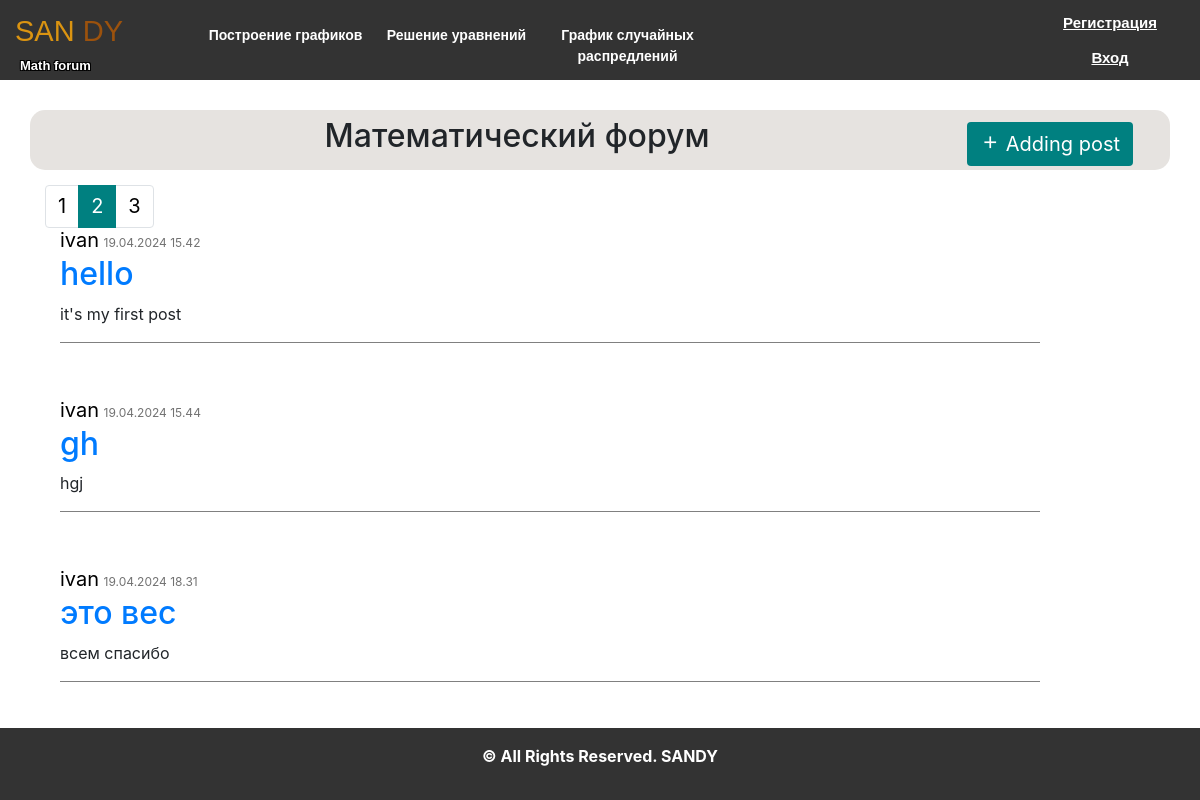
/forum?page=2, run on the app's committed database.
### data/post.py (models this page shows, shortened)
class Post(SqlAlchemyBase, SerializerMixin):
    __tablename__ = 'posts'
    id = sqlalchemy.Column(sqlalchemy.Integer, primary_key=True, autoincrement=True)
    team_leader = sqlalchemy.Column(sqlalchemy.Integer, sqlalchemy.ForeignKey("users.id"))
    user = orm.relationship('User')
    title = sqlalchemy.Column(sqlalchemy.String, nullable=True)
    posts = sqlalchemy.Column(sqlalchemy.String, nullable=True)
    views = sqlalchemy.Column(sqlalchemy.Integer, default=0)
    image_post = sqlalchemy.Column(sqlalchemy.String(50), nullable=False, default='default.jpg')
    start_date = sqlalchemy.Column(sqlalchemy.DateTime, default=datetime.datetime.now)

### data/users.py (models this page shows, shortened)
class User(SqlAlchemyBase, UserMixin, SerializerMixin):
    __tablename__ = 'users'
    id = sqlalchemy.Column(sqlalchemy.Integer, primary_key=True, autoincrement=True)
    username = sqlalchemy.Column(sqlalchemy.String, nullable=True)
    email = sqlalchemy.Column(sqlalchemy.String, index=True, unique=True, nullable=True)
    hashed_password = sqlalchemy.Column(sqlalchemy.String, nullable=True)
    post = orm.relationship("Post", back_populates='user')

### main.py (the view)
@app.route("/", methods=['GET', 'POST'])
@app.route("/forum", methods=['GET', 'POST'])
def forum():
    session = db_session.create_session()
    posts = session.query(Post).all()
    if posts:
        page = request.args.get('page', 1, type=int)  # Получаем номер текущей страницы из параметров запроса
        per_page = 3  # Количество постов на одной странице
        total_posts = len(posts)  # Общее количество постов
        start_index = (page - 1) * per_page
        end_index = min(start_index + per_page, total_posts)
        posts_on_page = posts[start_index:end_index]
        pagination_info = {
            'total': total_posts,
            'page': page,
            'per_page': per_page,
            'pages': total_posts // per_page + (1 if total_posts % per_page > 0 else 0)
        }
        total_pages = total_posts // per_page + (1 if total_posts % per_page > 0 else 0)
        return render_template("index.html", title='Математический форум',
                           posts=posts_on_page, total_pages=total_pages, page=page)
    return render_template("index.html", title='Математический форум',
                           either="Пока ещё не опубликовано ни одного поста", total_pages=0)

### data/db_session.py (called while the page is built)
def create_session() -> Session:
    global __factory
    return __factory()

### templates/index.html
{% extends "base.html" %}
{% block content %}
<div class="container">
    <div class="header" style="text-align: center; margin: 15px; padding: 7px;">
        <a href="/post" class="btn" style="margin-top: 5px;"><i class='bx bx-plus'></i> Adding post</a>
        <h2>{{title}}</h2>
    </div>
    {% if either %}
        <div style="background-color: #fff; text-align: center;"><h3>{{ either}}</h3></div>
    {% else %}
        {% if posts %}
            <div class="container_blog">
                <div class="blog_content">
                  {% for item in posts %}
                    <div class="post-content">
                        <a style="font-size: 20px; color: black;">{{item.user.username}}</a>
                        <a style="color: #727272; font-size: 12px;">{{item.start_date.strftime('%d.%m.%Y %H.%M')}}</a>
                        <a href="{{ url_for('look_post', post_id=item.id) }}"><h2>{{item.title}}</h2></a>
                        {% if item.posts|count >= 100 or item %}
                            <p class="article-content" align="left">{{ item.posts|safe|truncate(250, True) }}
                        {% else %}
                            <p class="article-content" align="left">{{ item.posts }}</p>
                        {% endif %}
                        <hr />
                    </div>
                  {% endfor %}
                </div>
            </div>
        {% endif %}
        <nav aria-label="Page navigation example" style="float: left; margin-bottom: 10px; text-align: center; ">
          <ul class="pagination justify-content-center">
            {% for page_num in range(1, total_pages + 1) %}
              {% if page_num == page %}
                <li class="page-item active"><a class="page-link" href="{{ url_for('forum', page=page_num) }}"
                                                style="background-color: teal; border-color: teal;">{{ page_num }}</a></li>
              {% else %}
                <li class="page-item"><a class="page-link" href="{{ url_for('forum', page=page_num) }}"
                                         style="color: black">{{ page_num }}</a></li>
              {% endif %}
            {% endfor %}
          </ul>
        </nav>
    {% endif %}
</div>
{% endblock %}

### static/css/style.css (style rules this page uses)
* { margin: 0; padding: 0; }
body { background-image: url("../img/white-needle.png"); }
body { display: flex; flex-direction: column; }
html, body { min-height: 100vh; }
.container { margin: 30px; border: 10px; background-color: #e6e3e0; border-radius: 15px; }
.container_blog { display: block; position: absolute; margin-top: 15px; }
.post-content { padding: 20px 10px 10px 10px; margin: 5px; max-width: 1000px; }
.post-content { width: 1000px; }
.container .header .btn { background-color: teal; color: #fff; transition: all .7s; float: right; }
.container hr { display: block; height: 1px; border: 0; border-top: 1px solid grey; margin: 1em 0; padding: 0; }
.container a { font-size: 20px; margin-bottom: 15px; }

### data on the page
Post: user.username "ivan", start_date "19.04.2024 15.42", title "hello", posts "it's my first post"
Post: user.username "ivan", start_date "19.04.2024 15.44", title "gh", posts "hgj"
Post: user.username "ivan", start_date "19.04.2024 18.31", title "это вес", posts "всем спасибо"

### other printed values
{{ title }} "Математический форум"
{{ page_num }} "1" "3"
{{ page_num }} "2"
